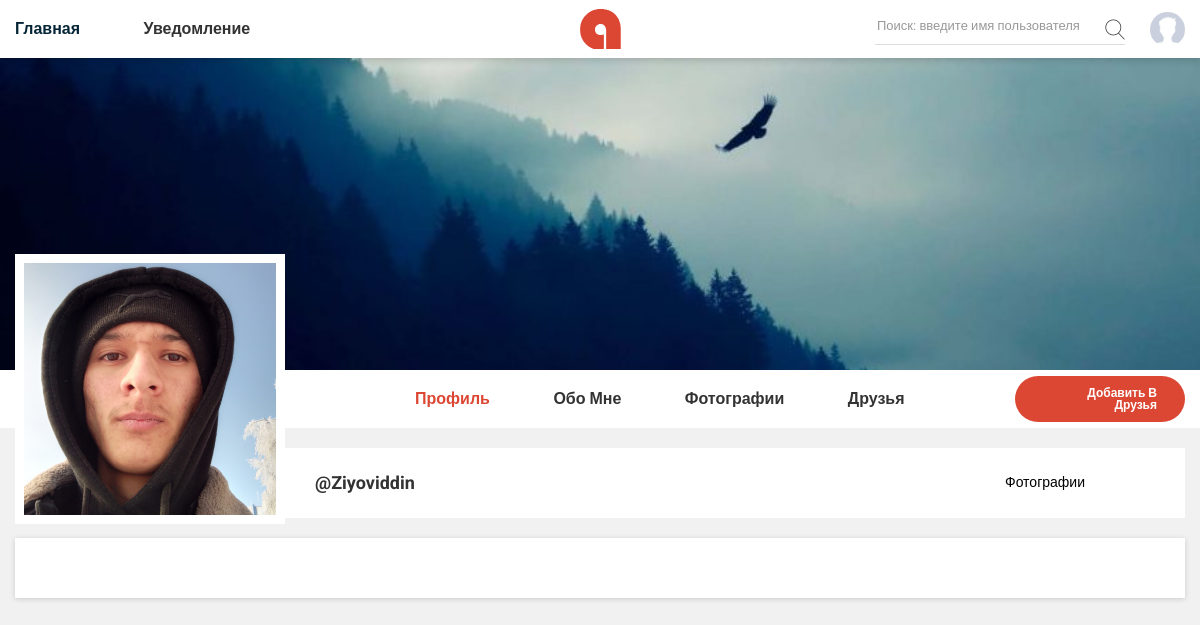
Screenshot of /friendship/other_user_photos/5/ with the database file from the repository.
### users/models.py (models this page shows)
class User(AbstractUser):
    image = models.ImageField(upload_to='users_images', null=True, blank=True)
    cover = models.ImageField(upload_to='user_covers', null=True, blank=True)
    about = models.TextField(null=True, blank=True)
    age = models.IntegerField(default=None, null=True, blank=True)
    job = models.CharField(max_length=128, null=True, blank=True)
    address = models.CharField(max_length=128, null=True, blank=True)
    hobbie = models.CharField(max_length=64, null=True, blank=True)
    contact = models.CharField(max_length=32, null=True, blank=True)
    city = models.CharField(max_length=32, null=True, blank=True)

### friendship/views.py (the view)
# urls.py: path('other_user_photos/<int:user_id>/', views.other_user_photos, name='other_user_photos'),
def other_user_photos(request, user_id):
    other_user = get_object_or_404(User, id=user_id)
    other_post = Post.objects.filter(user=other_user).order_by('-created')
    context = {
        'other_user': other_user,
        'other_post': other_post,
        'title': 'Фотографии'
    }
    return render(request, 'friendship/photos.html', context)

### friendship/context_processors.py (called while the page is built)
def notifications_friends(request):
    if request.user.is_authenticated:
        notifications = FriendshipRequestNotification.objects.filter(
            to_user=request.user,
        )
    else:
        notifications = []
    return {'notifications_friends': notifications}

### friendship/templates/friendship/photos.html (shortened to what this page needs)
{% extends 'base.html' %}
{% load static %}
{% block content %}
<main>
    <div class="main-wrapper">
        <div class="profile-banner-large bg-img" data-bg="{% if other_user.cover %}{{ other_user.cover.url }}{% else %}{% static 'assets/images/banner/profile-banner.jpg' %} {% endif %}">
        </div>
        <div class="profile-menu-area bg-white">
            <div class="container">
                <div class="row align-items-center">
                    <div class="col-lg-3 col-md-3">
                        <div class="profile-picture-box">
                            <figure class="profile-picture">
                                <a>
                                    <img src="{% if other_user.image %} {{ other_user.image.url }} {% else %} {% static 'assets/images/users/default_avatar.jpg' %} {% endif %}" alt="profile picture">
                                </a>
                            </figure>
                        </div>
                    </div>
                    <div class="col-lg-6 col-md-6 offset-lg-1">
                        <div class="profile-menu-wrapper">
                            <div class="main-menu-inner header-top-navigation">
                                <nav>
                                    <ul class="main-menu">
                                        <li class="active"><a href="{% url 'friendship:other_user' other_user.id %}">Профиль</a></li>
                                        <li><a href="{% url 'friendship:other_user_about' other_user.id %}">Обо мне</a></li>
                                        <li><a href="{% url 'friendship:other_user_photos' other_user.id %}">Фотографии</a></li>
                                        <li><a href="{% url 'friendship:other_friends' other_user.id %}">Друзья</a></li>
                                    </ul>
                                </nav>
                            </div>
                        </div>
                    </div>
                    <div class="col-lg-2 col-md-3 d-none d-md-block">
                        <div class="profile-edit-panel">
                            <a class="edit-btn" href="{% url 'friendship:send_friend' other_user.id %}">Добавить в Друзья</a>
                        </div>
                    </div>
                </div>
            </div>
        </div>
        <div class="menu-secondary">
            <div class="container">
                <div class="row">
                    <div class="col-lg-12">
                        <div class="secondary-menu-wrapper secondary-menu-2 bg-white">
                            <div class="page-title-inner">
                                <h4 class="page-title">@{{ other_user.username }}</h4>
                            </div>
                            <div class="filter-menu">
                                <button>Фотографии</button>
                            </div>
                        </div>
                    </div>
                </div>
            </div>
        </div>
        <div class="photo-section mt-20">
            <div class="container">
                <div class="row">
                    <div class="col-12">
                        <div class="content-box">
                        </div>
                    </div>
                </div>
            </div>
        </div>
{% endblock %}

### rows the page displays
User: image (picture), username "Ziyoviddin"
